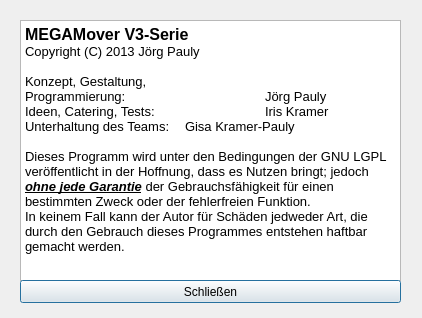
<?xml version="1.0" encoding="UTF-8"?>
<ui version="4.0">
 <class>CAbout</class>
 <widget class="QDialog" name="CAbout">
  <property name="windowModality">
   <enum>Qt::ApplicationModal</enum>
  </property>
  <property name="geometry">
   <rect>
    <x>0</x>
    <y>0</y>
    <width>422</width>
    <height>318</height>
   </rect>
  </property>
  <property name="sizePolicy">
   <sizepolicy hsizetype="Fixed" vsizetype="Fixed">
    <horstretch>0</horstretch>
    <verstretch>0</verstretch>
   </sizepolicy>
  </property>
  <property name="minimumSize">
   <size>
    <width>422</width>
    <height>318</height>
   </size>
  </property>
  <property name="maximumSize">
   <size>
    <width>422</width>
    <height>318</height>
   </size>
  </property>
  <property name="windowTitle">
   <string>Über MEGAMover</string>
  </property>
  <property name="modal">
   <bool>true</bool>
  </property>
  <widget class="QTextEdit" name="txtAbout">
   <property name="geometry">
    <rect>
     <x>20</x>
     <y>20</y>
     <width>381</width>
     <height>261</height>
    </rect>
   </property>
   <property name="documentTitle">
    <string>Über MEGAMover</string>
   </property>
   <property name="undoRedoEnabled">
    <bool>false</bool>
   </property>
   <property name="readOnly">
    <bool>true</bool>
   </property>
   <property name="html">
    <string>&lt;!DOCTYPE HTML PUBLIC &quot;-//W3C//DTD HTML 4.0//EN&quot; &quot;http://www.w3.org/TR/REC-html40/strict.dtd&quot;&gt;
&lt;html&gt;&lt;head&gt;&lt;meta name=&quot;qrichtext&quot; content=&quot;1&quot; /&gt;&lt;title&gt;Über MEGAMover&lt;/title&gt;&lt;style type=&quot;text/css&quot;&gt;
p, li { white-space: pre-wrap; }
&lt;/style&gt;&lt;/head&gt;&lt;body style=&quot; font-family:'Sans Serif'; font-size:9pt; font-weight:400; font-style:normal;&quot;&gt;
&lt;p style=&quot; margin-top:0px; margin-bottom:0px; margin-left:0px; margin-right:0px; -qt-block-indent:0; text-indent:0px;&quot;&gt;&lt;span style=&quot; font-size:12pt; font-weight:600;&quot;&gt;MEGAMover V3-Serie&lt;/span&gt;&lt;/p&gt;
&lt;p style=&quot; margin-top:0px; margin-bottom:0px; margin-left:0px; margin-right:0px; -qt-block-indent:0; text-indent:0px;&quot;&gt;&lt;span style=&quot; font-size:10pt;&quot;&gt;Copyright (C) 2013 Jörg Pauly&lt;/span&gt;&lt;/p&gt;
&lt;p style=&quot;-qt-paragraph-type:empty; margin-top:0px; margin-bottom:0px; margin-left:0px; margin-right:0px; -qt-block-indent:0; text-indent:0px; font-size:10pt;&quot;&gt;&lt;br /&gt;&lt;/p&gt;
&lt;p style=&quot; margin-top:0px; margin-bottom:0px; margin-left:0px; margin-right:0px; -qt-block-indent:0; text-indent:0px;&quot;&gt;&lt;span style=&quot; font-size:10pt;&quot;&gt;Konzept, Gestaltung, &lt;/span&gt;&lt;/p&gt;
&lt;p style=&quot; margin-top:0px; margin-bottom:0px; margin-left:0px; margin-right:0px; -qt-block-indent:0; text-indent:0px;&quot;&gt;&lt;span style=&quot; font-size:10pt;&quot;&gt;Programmierung:		Jörg Pauly&lt;/span&gt;&lt;/p&gt;
&lt;p style=&quot; margin-top:0px; margin-bottom:0px; margin-left:0px; margin-right:0px; -qt-block-indent:0; text-indent:0px;&quot;&gt;&lt;span style=&quot; font-size:10pt;&quot;&gt;Ideen, Catering, Tests:		Iris Kramer&lt;/span&gt;&lt;/p&gt;
&lt;p style=&quot; margin-top:0px; margin-bottom:0px; margin-left:0px; margin-right:0px; -qt-block-indent:0; text-indent:0px;&quot;&gt;&lt;span style=&quot; font-size:10pt;&quot;&gt;Unterhaltung des Teams:	Gisa Kramer-Pauly&lt;/span&gt;&lt;/p&gt;
&lt;p style=&quot;-qt-paragraph-type:empty; margin-top:0px; margin-bottom:0px; margin-left:0px; margin-right:0px; -qt-block-indent:0; text-indent:0px; font-size:10pt;&quot;&gt;&lt;br /&gt;&lt;/p&gt;
&lt;p style=&quot; margin-top:0px; margin-bottom:0px; margin-left:0px; margin-right:0px; -qt-block-indent:0; text-indent:0px;&quot;&gt;&lt;span style=&quot; font-size:10pt;&quot;&gt;Dieses Programm wird unter den Bedingungen der GNU LGPL veröffentlicht in der Hoffnung, dass es Nutzen bringt; jedoch &lt;/span&gt;&lt;span style=&quot; font-size:10pt; font-weight:600; font-style:italic; text-decoration: underline;&quot;&gt;ohne jede Garantie&lt;/span&gt;&lt;span style=&quot; font-size:10pt;&quot;&gt; der Gebrauchsfähigkeit für einen bestimmten Zweck oder der fehlerfreien Funktion.&lt;/span&gt;&lt;/p&gt;
&lt;p style=&quot; margin-top:0px; margin-bottom:0px; margin-left:0px; margin-right:0px; -qt-block-indent:0; text-indent:0px;&quot;&gt;&lt;span style=&quot; font-size:10pt;&quot;&gt;In keinem Fall kann der Autor für Schäden jedweder Art, die durch den Gebrauch dieses Programmes entstehen haftbar gemacht werden.&lt;/span&gt;&lt;/p&gt;&lt;/body&gt;&lt;/html&gt;</string>
   </property>
  </widget>
  <widget class="QPushButton" name="cmdClose">
   <property name="geometry">
    <rect>
     <x>20</x>
     <y>280</y>
     <width>381</width>
     <height>23</height>
    </rect>
   </property>
   <property name="text">
    <string>Schließen</string>
   </property>
  </widget>
 </widget>
 <resources/>
 <connections/>
</ui>
